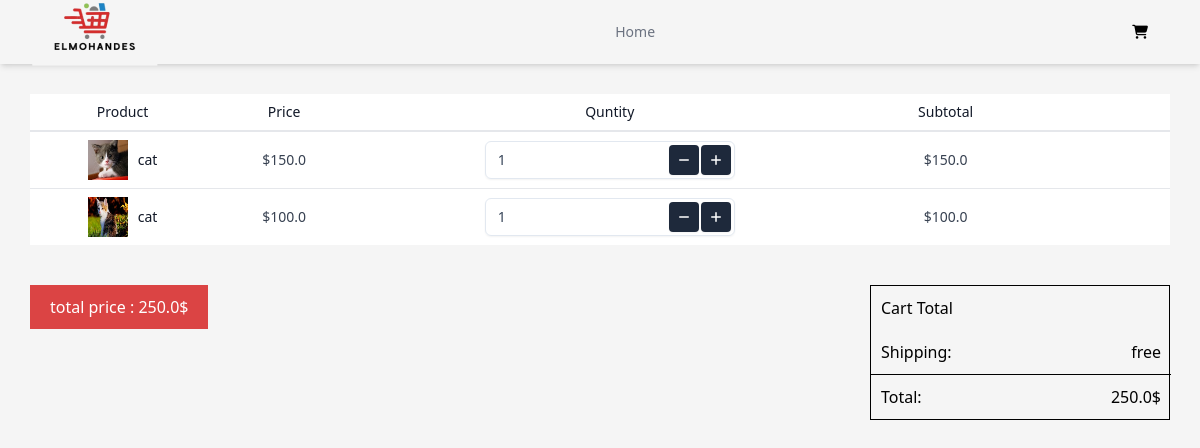
Page /cart/ on the committed database.
### products/models.py (models this page shows, shortened)
class SelectedProducts(models.Model):
   image = models.ImageField()
   name = models.CharField(max_length=250)
   price = models.FloatField(default=0)
   qty = models.IntegerField(default=0)
   totalPrice = models.FloatField(default=0)

### products/views.py (the view)
# urls.py: path("cart/" , views.cart , name="cart"),
def cart(request):
    cartProducts = SelectedProducts.objects.all()
    totalPrice = 0
    for product in cartProducts:
        totalPrice += product.totalPrice
    return render(request, "cart.html" , {"cartProdcuts" : cartProducts  , "totalPrice" : totalPrice})

### products/templates/cart.html (shortened to what this page needs)
<!DOCTYPE html>
<html lang="en">
<head>
    <link rel="stylesheet" href="https://cdnjs.cloudflare.com/ajax/libs/font-awesome/6.7.2/css/all.min.css"
 />
    <script src="https://cdn.tailwindcss.com"></script>
</head>
<body class="bg-[#F5F5F5]">
    {%include "components/header.html"%}
    <div class="overflow-x-auto p-[30px]">
        <table class="min-w-full divide-y-2 divide-gray-200 bg-white text-sm">
            <thead class="ltr:text-left rtl:text-right">
                <tr>
                    <th class="whitespace-nowrap px-4 py-2 font-medium text-gray-900">Product</th>
                    <th class="whitespace-nowrap px-4 py-2 font-medium text-gray-900">Price</th>
                    <th class="whitespace-nowrap px-4 py-2 font-medium text-gray-900">Quntity</th>
                    <th class="whitespace-nowrap px-4 py-2 font-medium text-gray-900">Subtotal</th>
                    <th class="px-4 py-2"></th>
                </tr>
            </thead>
            <tbody class="divide-y divide-gray-200">
                {%block content%}
                {%for product in cartProdcuts%}
                <tr>
                    <td
                        class="whitespace-nowrap px-4 py-2 font-medium text-gray-900 flex gap-[10px] items-center justify-center">
                        <img src="{{product.image.url}}" class="w-[40px] h-[40px]" alt="...">
                        <span>{{product.name}}</span>
                    </td>
                    <td class="whitespace-nowrap px-4 py-2 text-gray-700 text-center">${{product.price}}</td>
                    <td class="whitespace-nowrap px-4 py-2 text-gray-700 ">
                        <div class="flex justify-between items-center ">
                            <div class="w-[250px] max-w-sm relative m-auto ">
                                <div class="relative">
                                    <button id="decreaseButton"
                                        class="absolute right-9 top-1 rounded bg-slate-800 p-1.5 border border-transparent text-center text-sm text-white transition-all shadow-sm hover:shadow focus:bg-slate-700 focus:shadow-none active:bg-slate-700 hover:bg-slate-700 active:shadow-none disabled:pointer-events-none disabled:opacity-50 disabled:shadow-none"
                                        type="button">
                                        <svg xmlns="http://www.w3.org/2000/svg" viewBox="0 0 16 16" fill="currentColor"
                                            class="w-4 h-4">
                                            <path d="M3.75 7.25a.75.75 0 0 0 0 1.5h8.5a.75.75 0 0 0 0-1.5h-8.5Z" />
                                        </svg>
                                    </button>
                                    <input id="amountInput" type="number" value="{{product.qty}}"
                                        class="w-full bg-transparent placeholder:text-slate-400 text-slate-700 text-sm border border-slate-200 rounded-md pl-3 pr-20 py-2 transition duration-300 ease focus:outline-none focus:border-slate-400 hover:border-slate-300 shadow-sm focus:shadow appearance-none [&::-webkit-outer-spin-button]:appearance-none [&::-webkit-inner-spin-button]:appearance-none" />
                                    <button id="increaseButton"
                                        class="absolute right-1 top-1 rounded bg-slate-800 p-1.5 border border-transparent text-center text-sm text-white transition-all shadow-sm hover:shadow focus:bg-slate-700 focus:shadow-none active:bg-slate-700 hover:bg-slate-700 active:shadow-none disabled:pointer-events-none disabled:opacity-50 disabled:shadow-none"
                                        type="button">
                                        <svg xmlns="http://www.w3.org/2000/svg" viewBox="0 0 16 16" fill="currentColor"
                                            class="w-4 h-4">
                                            <path
                                                d="M8.75 3.75a.75.75 0 0 0-1.5 0v3.5h-3.5a.75.75 0 0 0 0 1.5h3.5v3.5a.75.75 0 0 0 1.5 0v-3.5h3.5a.75.75 0 0 0 0-1.5h-3.5v-3.5Z" />
                                        </svg>
                                    </button>
                                </div>
                            </div>
                        </div>
                    </td>
                    <td class="whitespace-nowrap px-4 py-2 text-gray-700 text-center">${{product.totalPrice}}</td>
                    <td class="whitespace-nowrap px-4 py-2">
                        <a href="{%url 'products:delete_product' product.id %}"
                            class="inline-block rounded  text-[#DB4444]  px-4 py-2 text-xs font-medium text-white ">
                            <i class="fa-solid fa-trash text-[18px]"></i>
                        </a>
                    </td>
                </tr>
                {%endfor%}
                {%endblock%}
            </tbody>
        </table>
    </div>
    <div class="flex justify-between  flex-wrap ">
        <p class="py-[10px] px-[20px] text-white bg-[#DB4444] w-fit h-fit  float-end mt-[10px] mx-[30px]">
            <span>total price : </span> <span> {{totalPrice}}$</span>
        </p>
        <div class="border-[1px] border-solid border-black w-[300px] my-[10px] mx-[30px] ">
            <h2 class="p-[10px]">Cart Total</h2>
            <p class="flex justify-between border-b-[1px] border-solid border-[black] w-[300px] p-[10px]">
                <span>Shipping: </span>
                <span>free</span>
            </p>
            <p class="flex justify-between  w-[300px] p-[10px]">
                <span>Total: </span>
                <span>{{totalPrice}}$</span>
            </p>
        </div>
    </div>
</body>
</html>

### rows in the picture
SelectedProducts: image (picture), name "cat", price "150.0", qty "1", totalPrice "150.0"
SelectedProducts: image (picture), name "cat", price "100.0", qty "1", totalPrice "100.0"

### other values in the picture
{{ totalPrice }} "250.0"
